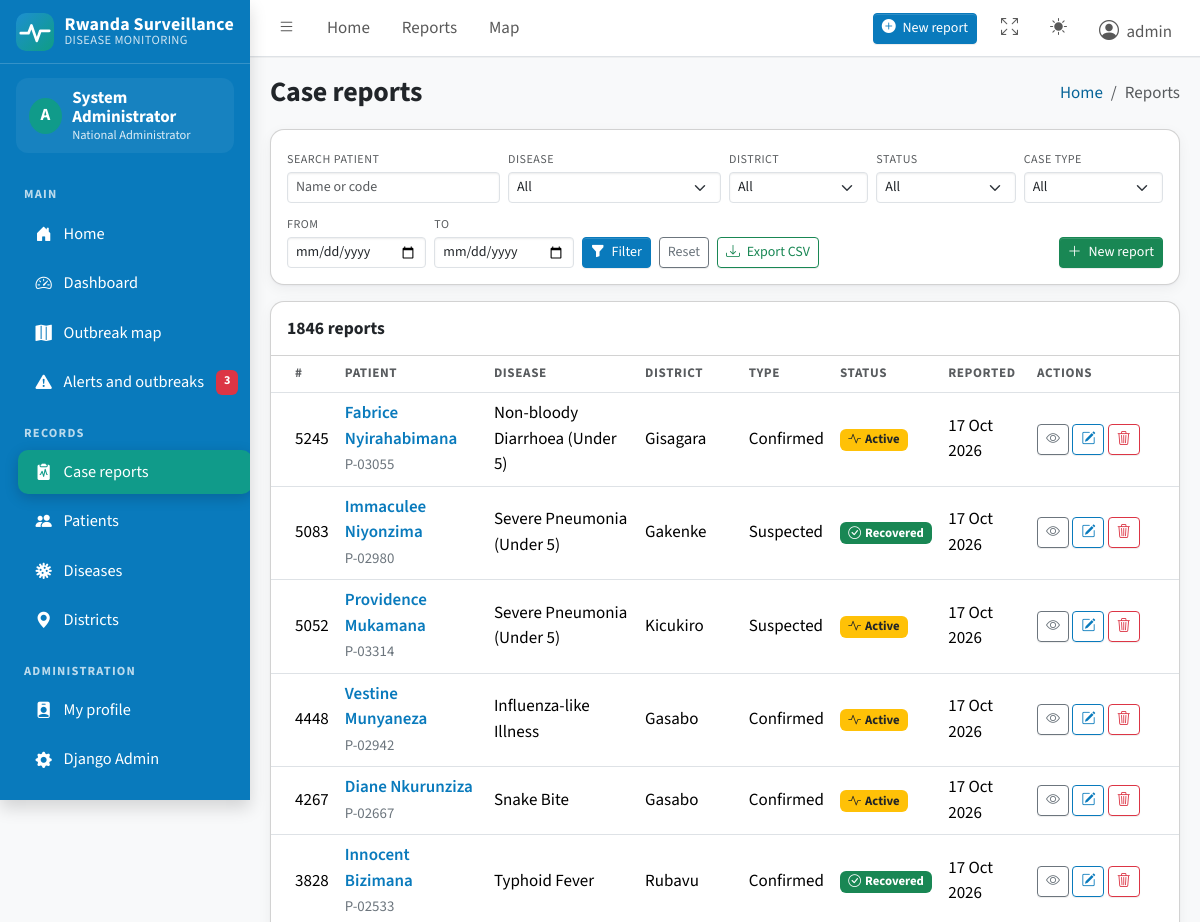
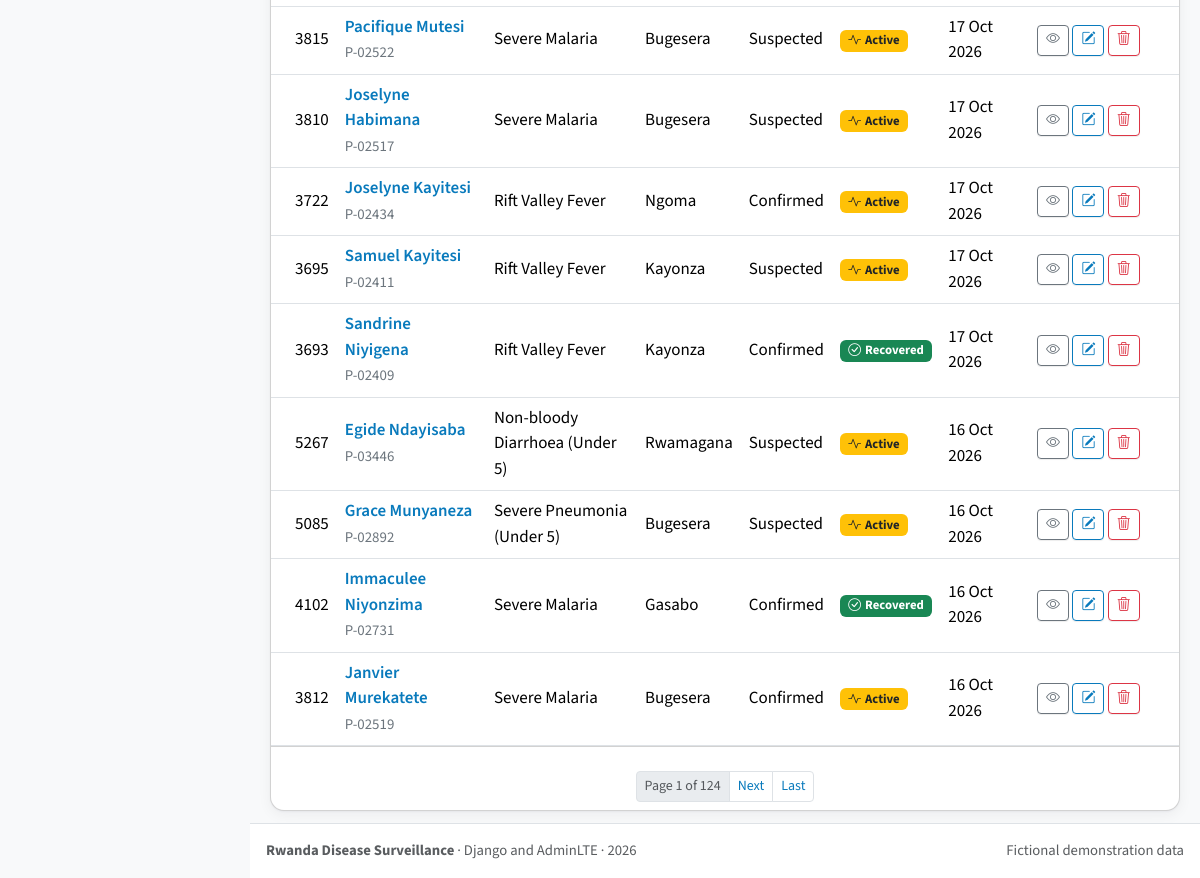
The app's page /reports/ (signed in) with its own data (2 pictures, top to bottom).
### surveillance/models.py (models this page shows, shortened)
class CaseReport(models.Model):
    class CaseType(models.TextChoices):
        SUSPECTED = "suspected", "Suspected"
        CONFIRMED = "confirmed", "Confirmed"
    class Status(models.TextChoices):
        ACTIVE = "active", "Active"
        RECOVERED = "recovered", "Recovered"
        DECEASED = "deceased", "Deceased"
    patient = models.ForeignKey(Patient, on_delete=models.PROTECT, related_name="cases")
    disease = models.ForeignKey(Disease, on_delete=models.PROTECT, related_name="cases")
    district = models.ForeignKey("locations.District", on_delete=models.PROTECT, related_name="cases")
    case_type = models.CharField(max_length=10, choices=CaseType.choices, default=CaseType.SUSPECTED)
    status = models.CharField(max_length=10, choices=Status.choices, default=Status.ACTIVE)
    date_onset = models.DateField(help_text="Day the first symptoms started.")
    date_reported = models.DateField(default=timezone.localdate)
    reported_by = models.ForeignKey(
        settings.AUTH_USER_MODEL, on_delete=models.SET_NULL, null=True, blank=True, related_name="reports"
    )
    notes = models.TextField(blank=True)
    created_at = models.DateTimeField(auto_now_add=True)
    updated_at = models.DateTimeField(auto_now=True)
    class Meta:
        ordering = ["-date_reported", "-id"]
        indexes = [models.Index(fields=["disease", "district", "date_reported"])]

class Patient(models.Model):
    class Gender(models.TextChoices):
        MALE = "M", "Male"
        FEMALE = "F", "Female"
    patient_code = models.CharField(max_length=20, unique=True, editable=False)
    full_name = models.CharField(max_length=120)
    age = models.PositiveSmallIntegerField()
    gender = models.CharField(max_length=1, choices=Gender.choices)
    phone = models.CharField(max_length=15, blank=True)
    district = models.ForeignKey("locations.District", on_delete=models.PROTECT, related_name="patients")
    created_at = models.DateTimeField(auto_now_add=True)
    class Meta:
        ordering = ["-id"]

class Disease(models.Model):
    class Category(models.TextChoices):
        VECTOR = "vector", "Vector-borne"
        ZOONOTIC = "zoonotic", "Zoonotic"
        RESPIRATORY = "respiratory", "Respiratory"
        WATER_FOOD = "water_food", "Water and food-borne"
        VACCINE = "vaccine", "Vaccine-preventable"
        HAEMORRHAGIC = "haemorrhagic", "Viral haemorrhagic"
        INJURY = "injury", "Injury and envenomation"
        OTHER = "other", "Other"
    class Reporting(models.TextChoices):
        IMMEDIATE = "immediate", "Immediate (within 24 hours)"
        WEEKLY = "weekly", "Weekly"
    name = models.CharField(max_length=100, unique=True)
    code = models.CharField(max_length=10, unique=True)
    category = models.CharField(max_length=20, choices=Category.choices, default=Category.OTHER)
    reporting = models.CharField(max_length=10, choices=Reporting.choices, default=Reporting.WEEKLY)
    description = models.TextField(blank=True)
    alert_multiplier = models.DecimalField(
        max_digits=4, decimal_places=1, default=2.0,
        help_text="An alert is raised when this week's cases reach this many times the usual weekly level.",
    )
    min_cases_for_alert = models.PositiveSmallIntegerField(
        default=5, help_text="Never raise an alert for fewer cases than this in one week."
    )
    is_active = models.BooleanField(default=True)
    class Meta:
        ordering = ["name"]

### locations/models.py (models this page shows, shortened)
class District(models.Model):
    province = models.ForeignKey(Province, on_delete=models.PROTECT, related_name="districts")
    name = models.CharField(max_length=80, unique=True)
    latitude = models.DecimalField(max_digits=9, decimal_places=6)
    longitude = models.DecimalField(max_digits=9, decimal_places=6)
    class Meta:
        ordering = ["name"]

### surveillance/views.py (the view)
# urls.py: path("reports/", views.ReportListView.as_view(), name="report_list"),
class ReportListView(ReportScopeMixin, ListView):
    template_name = "surveillance/report_list.html"
    context_object_name = "reports"
    paginate_by = 15
    def get_queryset(self):
        return filter_reports(self.request.GET, super().get_queryset())
    def get_context_data(self, **kwargs):
        ctx = super().get_context_data(**kwargs)
        params = self.request.GET.copy()
        params.pop("page", None)
        ctx.update(
            diseases=Disease.objects.all(),
            districts=District.objects.all(),
            statuses=CaseReport.Status.choices,
            case_types=CaseReport.CaseType.choices,
            f=self.request.GET,
            querystring=params.urlencode(),
        )
        return ctx

### templates/surveillance/report_list.html (shortened to what this page needs)
{% extends "base.html" %}
{% load ui_tags %}
{% block page_title %}Case reports{% endblock %}
{% block breadcrumb %}<li class="breadcrumb-item active" aria-current="page">Reports</li>{% endblock %}
{% block content %}
<form method="get" class="card filter-bar mb-3">
  <div class="card-body py-3">
    <div class="row g-2 align-items-end">
      <div class="col-lg-3 col-md-6"><label class="form-label" for="r-q">Search patient</label><input type="search" id="r-q" name="q" value="{{ f.q }}" class="form-control form-control-sm" placeholder="Name or code"></div>
      <div class="col-lg-3 col-md-6"><label class="form-label" for="r-disease">Disease</label>
        <select name="disease" id="r-disease" class="form-select form-select-sm"><option value="">All</option>
          {% for d in diseases %}<option value="{{ d.pk }}" {% if f.disease == d.pk|stringformat:"s" %}selected{% endif %}>{{ d.name }}</option>{% endfor %}</select></div>
      <div class="col-lg-2 col-md-4"><label class="form-label" for="r-district">District</label>
        <select name="district" id="r-district" class="form-select form-select-sm"><option value="">All</option>
          {% for d in districts %}<option value="{{ d.pk }}" {% if f.district == d.pk|stringformat:"s" %}selected{% endif %}>{{ d.name }}</option>{% endfor %}</select></div>
      <div class="col-lg-2 col-md-4"><label class="form-label" for="r-status">Status</label>
        <select name="status" id="r-status" class="form-select form-select-sm"><option value="">All</option>
          {% for value, label in statuses %}<option value="{{ value }}" {% if f.status == value %}selected{% endif %}>{{ label }}</option>{% endfor %}</select></div>
      <div class="col-lg-2 col-md-4"><label class="form-label" for="r-type">Case type</label>
        <select name="case_type" id="r-type" class="form-select form-select-sm"><option value="">All</option>
          {% for value, label in case_types %}<option value="{{ value }}" {% if f.case_type == value %}selected{% endif %}>{{ label }}</option>{% endfor %}</select></div>
      <div class="col-lg-2 col-md-4"><label class="form-label" for="r-from">From</label><input type="date" id="r-from" name="date_from" value="{{ f.date_from }}" class="form-control form-control-sm"></div>
      <div class="col-lg-2 col-md-4"><label class="form-label" for="r-to">To</label><input type="date" id="r-to" name="date_to" value="{{ f.date_to }}" class="form-control form-control-sm"></div>
      <div class="col-lg-8 d-flex gap-2 flex-wrap">
        <button class="btn btn-primary btn-sm" type="submit"><i class="bi bi-funnel-fill me-1"></i> Filter</button>
        <a class="btn btn-outline-secondary btn-sm" href="{% url 'report_list' %}">Reset</a>
        {% if can_export %}<a class="btn btn-outline-success btn-sm" href="{% url 'report_export' %}?{{ querystring }}"><i class="bi bi-download me-1"></i> Export CSV</a>{% endif %}
        {% if can_add_data %}<a class="btn btn-success btn-sm ms-auto" href="{% url 'report_add' %}"><i class="bi bi-plus-lg me-1"></i> New report</a>{% endif %}
      </div>
    </div>
  </div>
</form>
<div class="card">
  <div class="card-header"><h3 class="card-title">{{ page_obj.paginator.count }} report{{ page_obj.paginator.count|pluralize }}</h3></div>
  <div class="card-body p-0 table-responsive">
    <table class="table table-hover mb-0">
      <thead><tr><th>#</th><th>Patient</th><th>Disease</th><th>District</th><th>Type</th><th>Status</th><th>Reported</th><th style="width:150px">Actions</th></tr></thead>
      <tbody>
      {% for r in reports %}
        <tr>
          <td>{{ r.pk }}</td>
          <td><a class="fw-semibold text-decoration-none" href="{% url 'report_detail' r.pk %}">{{ r.patient.full_name }}</a><br><small class="text-secondary">{{ r.patient.patient_code }}</small></td>
          <td>{{ r.disease.name }}</td><td>{{ r.district.name }}</td><td>{{ r.get_case_type_display }}</td>
          <td>{% status_badge r.status r.get_status_display %}</td>
          <td>{{ r.date_reported|date:"d M Y" }}</td>
          <td>
            <a href="{% url 'report_detail' r.pk %}" class="btn btn-sm btn-outline-secondary" title="View"><i class="bi bi-eye"></i></a>
            <a href="{% url 'report_edit' r.pk %}" class="btn btn-sm btn-outline-primary" title="Edit"><i class="bi bi-pencil-square"></i></a>
            {% if is_admin_role %}<a href="{% url 'report_delete' r.pk %}" class="btn btn-sm btn-outline-danger" title="Delete"><i class="bi bi-trash3"></i></a>{% endif %}
          </td>
        </tr>
      {% empty %}
        <tr><td colspan="8" class="text-center text-secondary py-4">No reports match these filters.</td></tr>
      {% endfor %}
      </tbody>
    </table>
  </div>
  <div class="card-footer">{% include "partials/pagination.html" %}</div>
</div>
{% endblock %}

### templates/base.html (shortened to what this page needs)
{% load static ui_tags %}<!doctype html>
<html lang="en">
<head>
  <link rel="stylesheet" href="{% static 'vendor/fonts/fonts.css' %}">
  <link rel="stylesheet" href="{% static 'vendor/bootstrap-icons/bootstrap-icons.min.css' %}">
  <link rel="stylesheet" href="{% static 'vendor/adminlte/css/adminlte.min.css' %}">
  <link rel="stylesheet" href="{% static 'css/app.css' %}">
</head>
<body class="layout-fixed sidebar-expand-lg bg-body-tertiary">
<div class="app-wrapper">
  <nav class="app-header navbar navbar-expand bg-body">
    <div class="container-fluid">
      <ul class="navbar-nav">
        <li class="nav-item">
          <a class="nav-link" data-lte-toggle="sidebar" href="#" role="button" aria-label="Toggle sidebar"><i class="bi bi-list"></i></a>
        </li>
        <li class="nav-item d-none d-md-block"><a href="{% url 'home' %}" class="nav-link">Home</a></li>
        {% if role %}
        <li class="nav-item d-none d-md-block"><a href="{% url 'report_list' %}" class="nav-link">Reports</a></li>
        <li class="nav-item d-none d-md-block"><a href="{% url 'outbreak_map' %}" class="nav-link">Map</a></li>
        {% endif %}
      </ul>
      <ul class="navbar-nav ms-auto align-items-center">
        {% if can_add_data %}
        <li class="nav-item">
          <a class="btn btn-sm btn-primary me-2" href="{% url 'report_add' %}"><i class="bi bi-plus-circle-fill me-1"></i> New report</a>
        </li>
        {% endif %}
        <li class="nav-item">
          <a class="nav-link" href="#" data-lte-toggle="fullscreen" aria-label="Toggle fullscreen">
            <i data-lte-icon="maximize" class="bi bi-arrows-fullscreen"></i>
          </a>
        </li>
        <li class="nav-item dropdown">
          <a class="nav-link" href="#" id="bd-theme" aria-label="Toggle colour theme" data-bs-toggle="dropdown" aria-expanded="false">
            <i class="bi bi-sun-fill" data-lte-theme-icon="light"></i>
          </a>
        </li>
        {% if user.is_authenticated %}
        <li class="nav-item dropdown user-menu">
          <a href="#" class="nav-link dropdown-toggle" data-bs-toggle="dropdown">
            <i class="bi bi-person-circle fs-5 me-1"></i>
            <span class="d-none d-md-inline">{{ user.username }}</span>
          </a>
        </li>
        {% else %}
        <li class="nav-item"><a class="btn btn-sm btn-outline-primary" href="{% url 'login' %}">Sign in</a></li>
        {% endif %}
      </ul>
    </div>
  </nav>
  <aside class="app-sidebar shadow" data-bs-theme="dark">
    <div class="sidebar-brand">
      <a href="{% url 'home' %}" class="brand-link">
        <img src="{% static 'img/logo.svg' %}" alt="">
        <span class="brand-title">Rwanda Surveillance<span class="brand-sub">DISEASE MONITORING</span></span>
      </a>
    </div>
    {% if user.is_authenticated %}
    <div class="sidebar-user">
      <div class="avatar">{{ user.username|slice:":1"|upper }}</div>
      <div class="who"><strong>{{ user.get_full_name|default:user.username }}</strong><small>{{ role_label }}</small></div>
    </div>
    {% endif %}
    <div class="sidebar-wrapper">
      <nav class="mt-2" aria-label="Main navigation">
        <ul class="nav sidebar-menu flex-column" role="menu" id="navigation">
          <li class="nav-header">Main</li>
          <li class="nav-item"><a href="{% url 'home' %}" class="nav-link {% nav_active 'home' %}"><i class="nav-icon bi bi-house-door-fill"></i><p>Home</p></a></li>
          {% if role %}
          <li class="nav-item"><a href="{% url 'dashboard' %}" class="nav-link {% nav_active 'dashboard' %}"><i class="nav-icon bi bi-speedometer2"></i><p>Dashboard</p></a></li>
          <li class="nav-item"><a href="{% url 'outbreak_map' %}" class="nav-link {% nav_active 'outbreak_map' %}"><i class="nav-icon bi bi-map-fill"></i><p>Outbreak map</p></a></li>
          <li class="nav-item">
            <a href="{% url 'outbreak_list' %}" class="nav-link {% nav_active 'outbreak_list' 'outbreak_detail' 'outbreak_declare' %}">
              <i class="nav-icon bi bi-exclamation-triangle-fill"></i><p>Alerts and outbreaks</p>
              {% if alert_count %}<span class="badge text-bg-danger">{{ alert_count }}</span>{% endif %}
            </a>
          </li>
          <li class="nav-header">Records</li>
          <li class="nav-item"><a href="{% url 'report_list' %}" class="nav-link {% nav_active 'report_' %}"><i class="nav-icon bi bi-clipboard2-pulse-fill"></i><p>Case reports</p></a></li>
          <li class="nav-item"><a href="{% url 'patient_list' %}" class="nav-link {% nav_active 'patient_' %}"><i class="nav-icon bi bi-people-fill"></i><p>Patients</p></a></li>
          <li class="nav-item"><a href="{% url 'disease_list' %}" class="nav-link {% nav_active 'disease_' %}"><i class="nav-icon bi bi-virus"></i><p>Diseases</p></a></li>
          <li class="nav-item"><a href="{% url 'district_list' %}" class="nav-link {% nav_active 'district_' %}"><i class="nav-icon bi bi-geo-alt-fill"></i><p>Districts</p></a></li>
          <li class="nav-header">Administration</li>
          <li class="nav-item"><a href="{% url 'profile' %}" class="nav-link {% nav_active 'profile' %}"><i class="nav-icon bi bi-person-badge-fill"></i><p>My profile</p></a></li>
          {% if user.is_staff %}
          <li class="nav-item"><a href="{% url 'admin:index' %}" class="nav-link"><i class="nav-icon bi bi-gear-fill"></i><p>Django Admin</p></a></li>
          {% endif %}
          {% elif user.is_authenticated %}
          <li class="nav-header">Account</li>
          <li class="nav-item"><a href="{% url 'profile' %}" class="nav-link"><i class="nav-icon bi bi-person-badge-fill"></i><p>My profile</p></a></li>
          {% else %}
          <li class="nav-header">Account</li>
          <li class="nav-item"><a href="{% url 'login' %}" class="nav-link"><i class="nav-icon bi bi-box-arrow-in-right"></i><p>Sign in</p></a></li>
          {% endif %}
        </ul>
      </nav>
    </div>
  </aside>
  <main class="app-main">
    <div class="app-content-header">
      <div class="container-fluid">
        <div class="row align-items-center">
          <div class="col-md-7"><h1 class="mb-0 fs-3">{% block page_title %}Dashboard{% endblock %}</h1></div>
          <div class="col-md-5">
            <nav aria-label="breadcrumb">
              <ol class="breadcrumb float-md-end mb-0">
                <li class="breadcrumb-item"><a href="{% url 'home' %}">Home</a></li>
                {% block breadcrumb %}<li class="breadcrumb-item active" aria-current="page">Dashboard</li>{% endblock %}
              </ol>
            </nav>
          </div>
        </div>
      </div>
    </div>
    <div class="app-content">
      <div class="container-fluid">
        {% block content %}{% endblock %}
      </div>
    </div>
  </main>
  <footer class="app-footer">
    <div class="float-end d-none d-sm-inline">Fictional demonstration data</div>
    <strong>Rwanda Disease Surveillance</strong> &middot; Django and AdminLTE &middot; {% now "Y" %}
  </footer>
</div>
</body>
</html>

### records on screen
CaseReport: pk "5245", patient.full_name "Fabrice Nyirahabimana", patient.patient_code "P-03055", disease.name "Non-bloody Diarrhoea (Under 5)", district.name "Gisagara", case_type "Confirmed", status "Active", date_reported "17 Oct 2026"
CaseReport: pk "5083", patient.full_name "Immaculee Niyonzima", patient.patient_code "P-02980", disease.name "Severe Pneumonia (Under 5)", district.name "Gakenke", case_type "Suspected", status "Recovered", date_reported "17 Oct 2026"
CaseReport: pk "5052", patient.full_name "Providence Mukamana", patient.patient_code "P-03314", disease.name "Severe Pneumonia (Under 5)", district.name "Kicukiro", case_type "Suspected", status "Active", date_reported "17 Oct 2026"
CaseReport: pk "4448", patient.full_name "Vestine Munyaneza", patient.patient_code "P-02942", disease.name "Influenza-like Illness", district.name "Gasabo", case_type "Confirmed", status "Active", date_reported "17 Oct 2026"
CaseReport: pk "4267", patient.full_name "Diane Nkurunziza", patient.patient_code "P-02667", disease.name "Snake Bite", district.name "Gasabo", case_type "Confirmed", status "Active", date_reported "17 Oct 2026"
CaseReport: pk "3828", patient.full_name "Innocent Bizimana", patient.patient_code "P-02533", disease.name "Typhoid Fever", district.name "Rubavu", case_type "Confirmed", status "Recovered", date_reported "17 Oct 2026"
CaseReport: pk "3815", patient.full_name "Pacifique Mutesi", patient.patient_code "P-02522", disease.name "Severe Malaria", district.name "Bugesera", case_type "Suspected", status "Active", date_reported "17 Oct 2026"
CaseReport: pk "3810", patient.full_name "Joselyne Habimana", patient.patient_code "P-02517", disease.name "Severe Malaria", district.name "Bugesera", case_type "Suspected", status "Active", date_reported "17 Oct 2026"
CaseReport: pk "3722", patient.full_name "Joselyne Kayitesi", patient.patient_code "P-02434", disease.name "Rift Valley Fever", district.name "Ngoma", case_type "Confirmed", status "Active", date_reported "17 Oct 2026"
CaseReport: pk "3695", patient.full_name "Samuel Kayitesi", patient.patient_code "P-02411", disease.name "Rift Valley Fever", district.name "Kayonza", case_type "Suspected", status "Active", date_reported "17 Oct 2026"
CaseReport: pk "3693", patient.full_name "Sandrine Niyigena", patient.patient_code "P-02409", disease.name "Rift Valley Fever", district.name "Kayonza", case_type "Confirmed", status "Recovered", date_reported "17 Oct 2026"
CaseReport: pk "5267", patient.full_name "Egide Ndayisaba", patient.patient_code "P-03446", disease.name "Non-bloody Diarrhoea (Under 5)", district.name "Rwamagana", case_type "Suspected", status "Active", date_reported "16 Oct 2026"
CaseReport: pk "5085", patient.full_name "Grace Munyaneza", patient.patient_code "P-02892", disease.name "Severe Pneumonia (Under 5)", district.name "Bugesera", case_type "Suspected", status "Active", date_reported "16 Oct 2026"
CaseReport: pk "4102", patient.full_name "Immaculee Niyonzima", patient.patient_code "P-02731", disease.name "Severe Malaria", district.name "Gasabo", case_type "Confirmed", status "Recovered", date_reported "16 Oct 2026"
CaseReport: pk "3812", patient.full_name "Janvier Murekatete", patient.patient_code "P-02519", disease.name "Severe Malaria", district.name "Bugesera", case_type "Confirmed", status "Active", date_reported "16 Oct 2026"

### other values on screen
{{ user.username }} "admin"
{{ user.username|slice:":1"|upper }} "A"
{{ user.get_full_name|default:user.username }} "System Administrator"
{{ role_label }} "National Administrator"
{{ alert_count }} "3"
{{ page_obj.paginator.count }} "1846"
{{ page_obj.number }} "1"
{{ page_obj.paginator.num_pages }} "124"
